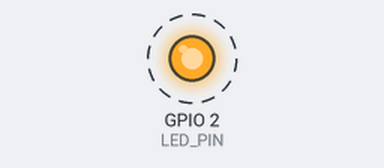
Simulated run of this sketch. Board: ESP32. On the bench: output pins drawn as LEDs (lit = HIGH). Dashed ring = blinking. WiFi joins after 1.5 s; servers stay silent unless stated; the camera gives no picture; what the sketch prints to the serial monitor is not drawn.

Above: at 3.0 s.
Timing chart, 0 to 5.8 s (numbered marks = the images above):
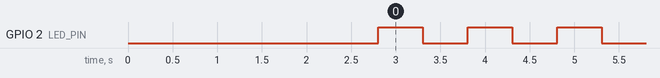

Measured:
- by itself, GPIO 2 (LED_PIN): alternates HIGH for 0.50 s and LOW for 0.50 s

The sketch:

esp-32_cam.ino
```cpp
#include "esp_camera.h"
#include <WiFi.h>
#include "esp_http_server.h"

// 🔥 WiFi credentials
const char* ssid = "Nothing Phone3";
const char* password = "Nothing1";

// 🔥 External LED pin
#define LED_PIN 2

bool wifiConnected = false;
unsigned long lastBlink = 0;

// AI Thinker ESP32-CAM pins
#define PWDN_GPIO_NUM     32
#define RESET_GPIO_NUM    -1
#define XCLK_GPIO_NUM      0
#define SIOD_GPIO_NUM     26
#define SIOC_GPIO_NUM     27

#define Y9_GPIO_NUM       35
#define Y8_GPIO_NUM       34
#define Y7_GPIO_NUM       39
#define Y6_GPIO_NUM       36
#define Y5_GPIO_NUM       21
#define Y4_GPIO_NUM       19
#define Y3_GPIO_NUM       18
#define Y2_GPIO_NUM        5
#define VSYNC_GPIO_NUM    25
#define HREF_GPIO_NUM     23
#define PCLK_GPIO_NUM     22

httpd_handle_t server = NULL;

// 📸 Capture handler
esp_err_t capture_handler(httpd_req_t *req) {
  camera_fb_t * fb = esp_camera_fb_get();
  if (!fb) {
    httpd_resp_send_500(req);
    return ESP_FAIL;
  }

  httpd_resp_set_type(req, "image/jpeg");
  httpd_resp_send(req, (const char *)fb->buf, fb->len);

  esp_camera_fb_return(fb);
  return ESP_OK;
}

// 🌐 Start server
void startCameraServer() {
  httpd_config_t config = HTTPD_DEFAULT_CONFIG();

  httpd_uri_t capture_uri = {
    .uri = "/capture",
    .method = HTTP_GET,
    .handler = capture_handler,
    .user_ctx = NULL
  };

  httpd_start(&server, &config);
  httpd_register_uri_handler(server, &capture_uri);
}

void setup() {
  Serial.begin(115200);
  delay(1000);

  Serial.println("Starting ESP32-CAM...");

  // 🔌 External LED setup
  pinMode(LED_PIN, OUTPUT);
  digitalWrite(LED_PIN, LOW);

  // 📸 Camera config
  camera_config_t config;
  config.ledc_channel = LEDC_CHANNEL_0;
  config.ledc_timer = LEDC_TIMER_0;

  config.pin_d0 = Y2_GPIO_NUM;
  config.pin_d1 = Y3_GPIO_NUM;
  config.pin_d2 = Y4_GPIO_NUM;
  config.pin_d3 = Y5_GPIO_NUM;
  config.pin_d4 = Y6_GPIO_NUM;
  config.pin_d5 = Y7_GPIO_NUM;
  config.pin_d6 = Y8_GPIO_NUM;
  config.pin_d7 = Y9_GPIO_NUM;

  config.pin_xclk = XCLK_GPIO_NUM;
  config.pin_pclk = PCLK_GPIO_NUM;
  config.pin_vsync = VSYNC_GPIO_NUM;
  config.pin_href = HREF_GPIO_NUM;

  config.pin_sscb_sda = SIOD_GPIO_NUM;
  config.pin_sscb_scl = SIOC_GPIO_NUM;

  config.pin_pwdn  = PWDN_GPIO_NUM;
  config.pin_reset = RESET_GPIO_NUM;

  config.xclk_freq_hz = 20000000;
  config.pixel_format = PIXFORMAT_JPEG;

  config.frame_size = FRAMESIZE_QVGA;
  config.jpeg_quality = 12;
  config.fb_count = 1;

  if (esp_camera_init(&config) != ESP_OK) {
    Serial.println("❌ Camera init failed");
    return;
  }

  Serial.println("✅ Camera initialized");

  // 📡 Connect WiFi
  WiFi.begin(ssid, password);
  Serial.print("Connecting WiFi");

  while (WiFi.status() != WL_CONNECTED) {
    delay(500);
    Serial.print(".");
  }

  Serial.println("\n✅ WiFi connected!");

  wifiConnected = true;

  Serial.print("📸 Open: http://");
  Serial.print(WiFi.localIP());
  Serial.println("/capture");

  startCameraServer();
}

void loop() {
  // 🔁 Blink external LED
  if (wifiConnected) {
    if (millis() - lastBlink > 500) {
      digitalWrite(LED_PIN, !digitalRead(LED_PIN));
      lastBlink = millis();
    }
  }
}
```
